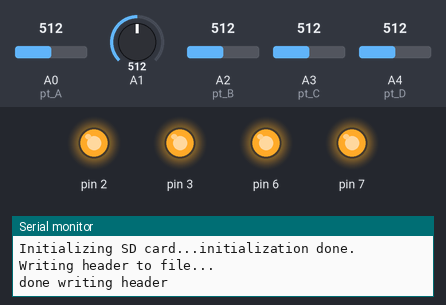
A sketch run on a simulated Arduino Uno, built with avr-gcc and run on an emulated ATmega328P. On the bench: output pins drawn as LEDs (lit = HIGH), the last lines printed to the serial monitor. Inputs (shaded band) come from the test bench; at power-on: A0 (pt_A) = 512, A1 = 512, A2 (pt_B) = 512, A3 (pt_C) = 512, A4 (pt_D) = 512. Storage starts empty.

Above: at 5.0 s.
At 40.0 s:
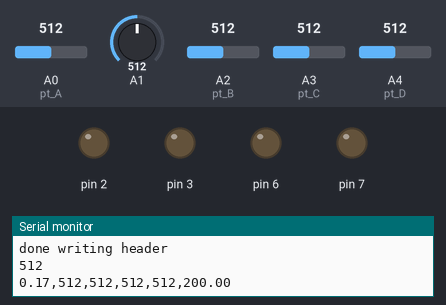
Timing chart, 0 to 91.1 s (numbered marks = the images above):
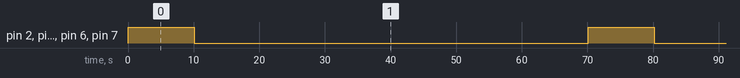

The sketch:

ODroid600_arduino.ino
```cpp
#include <SPI.h>
#include <SD.h>
long pt_A = A0;
long pt_B = A2;
long pt_C = A3;
long pt_D = A4;
long readingA = 0;
long readingB = 0;
long readingC = 0;
long readingD = 0;
int tempSens = A1;
int tempInput;
double temp;
File myFile;

void setup() {
  // put your setup code here, to run once:
pinMode(2, OUTPUT);
pinMode(3, OUTPUT);
pinMode(6, OUTPUT);
pinMode(7, OUTPUT);
pinMode(pt_A, INPUT);
pinMode(pt_B, INPUT);
pinMode(pt_C, INPUT);
pinMode(pt_D, INPUT);
Serial.begin(9600);
Serial.print("Initializing SD card...");
if (!SD.begin(4)) {
Serial.println("initialization failed!");
while (1);
}
Serial.println("initialization done.");
myFile = SD.open("log.txt", FILE_WRITE);
if (myFile) {
    Serial.print("Writing header to file...\n");
    myFile.println("minutes,transistor_value_A,transistor_value_B,transistor_value_C,transistor_value_D,temperature");
    // close the file:
    myFile.close();
    Serial.println("done writing header");
  } else {
    // if the file didn't open, print an error:
    Serial.println("error opening file");
  }

}

void loop() {
  // put your main code here, to run repeatedly:
digitalWrite(2,HIGH);
digitalWrite(3,HIGH);
digitalWrite(6,HIGH);
digitalWrite(7,HIGH);
delay(10);
long readingA_mean = 0;
long readingB_mean = 0;
long readingC_mean = 0;
long readingD_mean = 0;
for (int i=0; i < 100; i++) {
readingA_mean = readingA_mean + long(analogRead(pt_A));
readingB_mean = readingB_mean + long(analogRead(pt_B));
readingC_mean = readingC_mean + long(analogRead(pt_C));
readingD_mean = readingD_mean + long(analogRead(pt_D));
delay(100);
}
digitalWrite(2, LOW);
digitalWrite(3, LOW);
digitalWrite(6, LOW);
digitalWrite(7, LOW);
tempInput = analogRead(A1); //read the temperature
temp = (double)tempInput / 1024; //find percentage of input reading
temp = temp * 5; //multiply by 5V to get voltage
temp = temp - 0.5; //Subtract the offset
temp = temp * 100; //Convert to degrees
readingA_mean = readingA_mean/long(100);
readingB_mean = readingB_mean/long(100);
readingC_mean = readingC_mean/long(100);
readingD_mean = readingD_mean/long(100);
Serial.println(readingA_mean);
Serial.println(String(millis()*1.66667e-5)+','+ String(readingA_mean)+','+String(readingB_mean)+','+String(readingC_mean)+','+String(readingD_mean)+','+String(temp));
myFile = SD.open("log.txt", FILE_WRITE);
myFile.println(String(millis()*1.66667e-5)+','+ String(readingA_mean)+','+String(readingB_mean)+','+String(readingC_mean)+','+String(readingD_mean)+','+String(temp));
myFile.close();
delay(60000); // take a reading every 60 seconds

}
```

Measured:
- by itself, pin 2, pin 3, pin 6, pin 7: alternates HIGH for 10.1 s and LOW for 60.0 s
